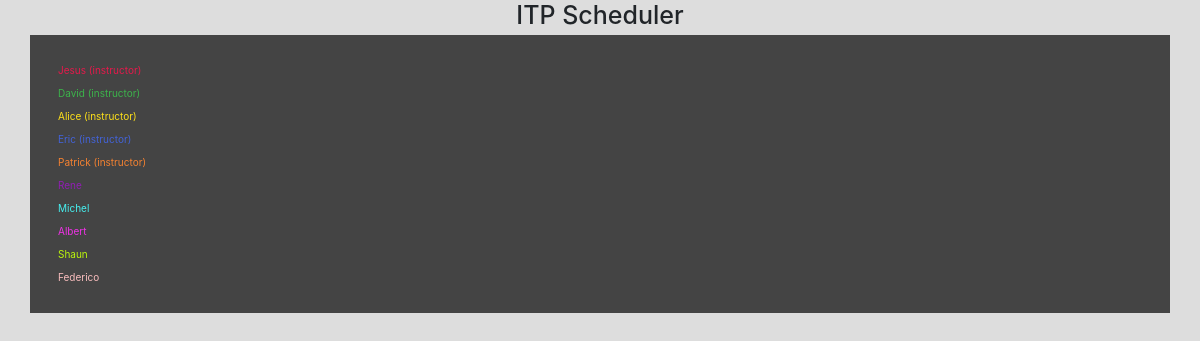
The page / on the database its author committed.
### itpscheduler/models.py (models this page shows, shortened)
class Member(db.Model):
    id = db.Column(db.Integer, primary_key=True)
    name = db.Column(db.String(128), nullable=False)
    is_instructor = db.Column(db.Boolean, default=False)
    events = db.relationship('Assignment', back_populates='member')

### itpscheduler/controllers.py (the view)
@app.route('/', methods=['GET', 'POST'])
def home():
    members = Member.query.order_by(Member.is_instructor.desc()).all()
    members = apply_colors(members)
    return render_template('home.html', members=members)

### itpscheduler/controllers.py (called while the page is built)
def apply_colors(members):
    colors = ['e6194b', '3cb44b', 'ffe119', '4363d8', 'f58231',
            '911eb4', '46f0f0', 'f032e6', 'bcf60c', 'fabebe',
            '008080', 'e6beff', '9a6324', 'fffac8', '800000',
            'aaffc3', '808000', 'ffd8b1', '000075', '808080']
    for i in range(len(members)):
        members[i].print_color = colors[i]
    return members

### itpscheduler/templates/home.html (shortened to what this page needs)
{% extends 'layout.html' %}
{% block content %}
<div class="member-list-container container">
	<div class="member-list">
		{% for member in members %}
		<div class="member-list-item row">
			<div class="col-xs-4">
				<span style="color:#{{ member.print_color }};">{{ member.name ~ " (instructor)" if member.is_instructor else member.name }}</span>
			</div>
		</div>
		{% endfor %}
	</div>
</div>
{% endblock content %}

### itpscheduler/templates/layout.html (shortened to what this page needs)
<!DOCTYPE html>
<html>
  <head>
    <link rel="stylesheet" href="https://stackpath.bootstrapcdn.com/bootstrap/4.1.3/css/bootstrap.min.css">
    <link rel="stylesheet" href="https://code.jquery.com/ui/1.12.1/themes/base/jquery-ui.css">
    <link rel="stylesheet" href="{{ url_for('static', filename='main.css') }}">
  </head>
  <body>
  	<header class="site-header">
  		<h1>ITP Scheduler</h1>
  	</header>
  	<main class="main-container container">
  		<div class="row">
			<div class="col-xs-24">
			  	{% block content %}
			  	{% endblock content %}
		  	</div>
		</div>
  	</main>
  </body>
</html>

### itpscheduler/static/main.css (style rules this page uses)
html, body { font-size: 10px; }
body { background: #dddddd; }
.main-container { background: #444444; }
.site-header { text-align: center; }
.member-list-container { margin: 28px; }
.member-list-item { margin-bottom: 8px; }

### rows shown on the page
Member: is_instructor+name "Jesus (instructor)"
Member: is_instructor+name "David (instructor)"
Member: is_instructor+name "Alice (instructor)"
Member: is_instructor+name "Eric (instructor)"
Member: is_instructor+name "Patrick (instructor)"
Member: is_instructor+name "Michel"
Member: is_instructor+name "Albert"
Member: is_instructor+name "Shaun"
Member: is_instructor+name "Federico"
